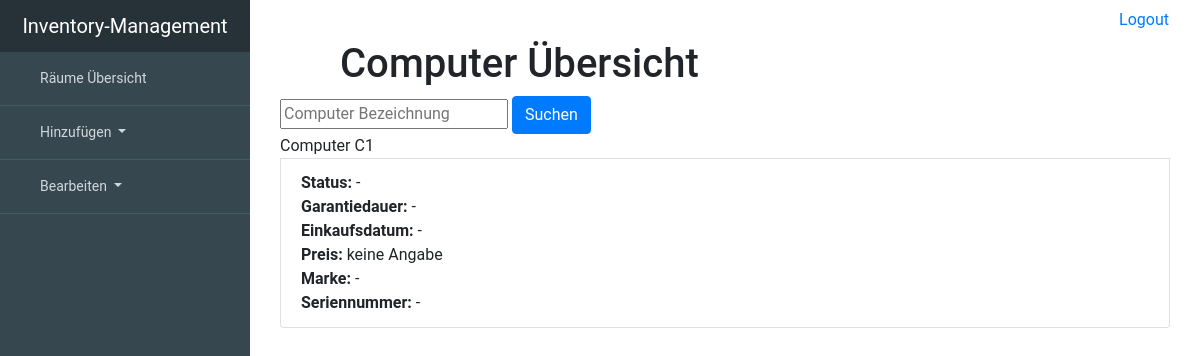
The app's page /computer/all, older data.
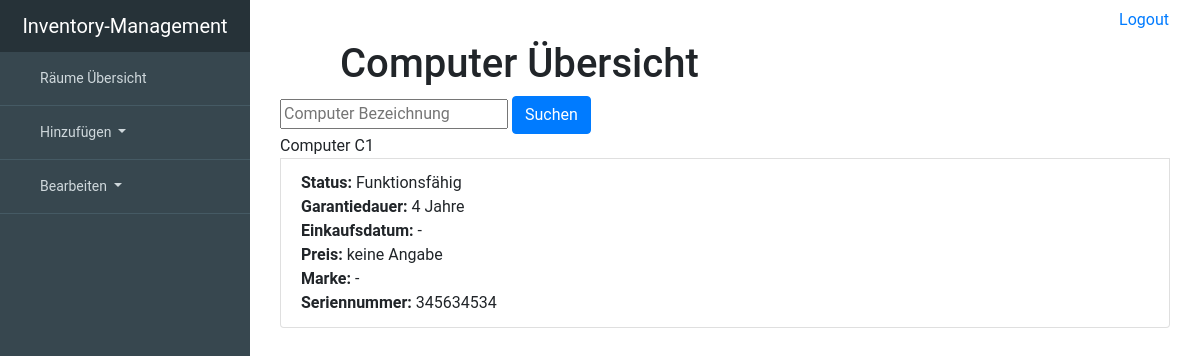
The same page, newer data.
### inventory_managementsentials/models.py (models this page shows, shortened)
class Device(models.Model):
    room = models.ForeignKey('Room', null=True, blank=True, on_delete=models.SET_NULL)
    description = models.CharField(max_length=99, unique=True, primary_key=True)
    working = 'working'
    broken = 'broken'
    status_choice = [(working, "working"), (broken, "broken")]
    status = models.CharField(choices=status_choice, max_length=7, blank=True, null=True)
    serialnumber = models.CharField(max_length=99, blank=True, null=True)
    warranty_period = models.IntegerField(blank=True, null=True)
    date_of_purchase = models.DateTimeField(blank=True, null=True)
    price = models.IntegerField(blank=True, null=True)
    brand = models.ForeignKey(Brand, on_delete=models.SET_NULL, blank=True, null=True)
    class Meta:
        abstract = True

class Computer(Device):
    class Meta:
        verbose_name = "Computer"
        verbose_name_plural = "Computers"

### inventory_managementsentials/views.py (the view)
# urls.py: url(r'^computer/all$', views.ComputerView.as_view(), name='ComputerView'),
class ComputerView(generic.ListView):
    template_name = 'inventory_managementsentials/all/all_computer.html'
    context_object_name = 'computer_list'
    def get_queryset(self):
        filter_description = self.request.GET.get('computer_description', None)
        if filter_description is not None:
            return Computer.objects.filter(description__icontains=filter_description)
        else:
            return Computer.objects.order_by('description')

### inventory_managementsentials/templates/inventory_managementsentials/all/all_computer.html (shortened to what this page needs)
{% extends "inventory_managementsentials/base.html" %}
{% block content %}
    <div class="container">
        <header>
            <div class="editor-indent" style="margin-left: 20px; padding: 0 0 0 40px; margin-right: 50px">
                <div class="inner">
                    <h1>Computer Übersicht </h1>
                </div>
            </div>
        </header>
        <form method="GET" action="/computer/all">
                <input type="text" name="computer_description" placeholder="Computer Bezeichnung">
                <button type="submit" class="btn btn-primary">Suchen</button>
            </form>
        <div class="whatever_else_you_need">
            {% if computer_list %}
                {% for computer in computer_list %}
                    <div class="list-group">
                        <a class="list-group-itemlist-group-item-action active">Computer {{ computer.description }}</a>
                         <a class="list-group-item list-group-item-action">   <strong>Status:</strong>
                        {% if computer.status == 'working' %}
                            Funktionsfähig
                        {% elif computer.status == 'broken' %}
                            <strong>Defekt</strong>
                        {% else %}
                            -
                        {% endif %}<br>
                            <strong>Garantiedauer:</strong>
                        {% if computer.warranty_period %}
                            {{ computer.warranty_period }} Jahre
                        {% else %}
                            -
                        {% endif %}
                        <br>
                            <strong>Einkaufsdatum:</strong> {{ computer.date_of_purchase|default_if_none:'-' }}<br>
                            <strong>Preis:</strong>
                        {% if computer.price %}
                            {{ computer.price}}€
                        {% else %}
                            keine Angabe
                        {% endif %}
                        <br>
                            <strong>Marke:</strong> {{ computer.brand|default_if_none:'-'}}<br>
                            <strong>Seriennummer: </strong> {{ computer.serialnumber|default_if_none:'-'}}<br>
                        </a>
                    </div>
                {% endfor %}
        {% else %}
                <p>Keine Computer vorhanden .</p>
            {% endif %}
        </div>
    </div>
{% endblock %}

Row changes from the older to the newer data that the page shows:
changed Computer "C1": warranty_period (not shown) → "4"; serialnumber "-" → "345634534"; status "-" → "Funktionsfähig"; warranty_period "-" → "Jahre"
